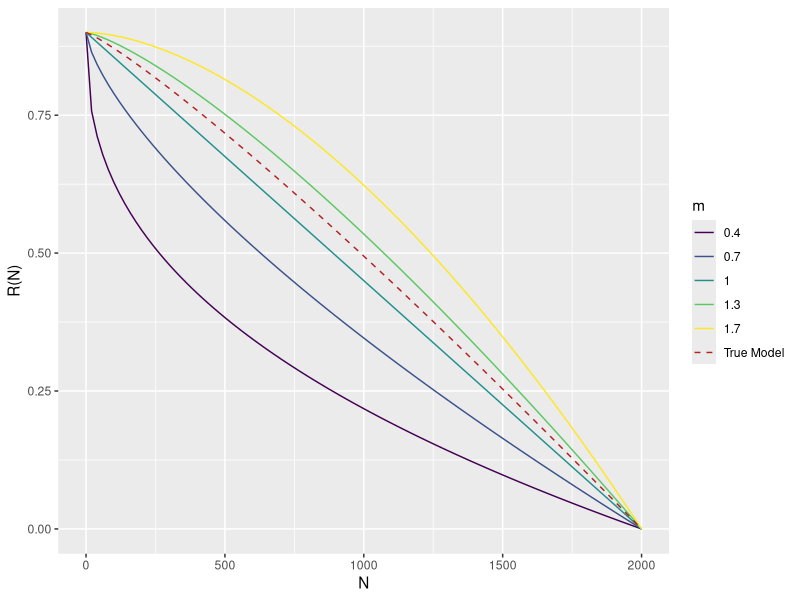
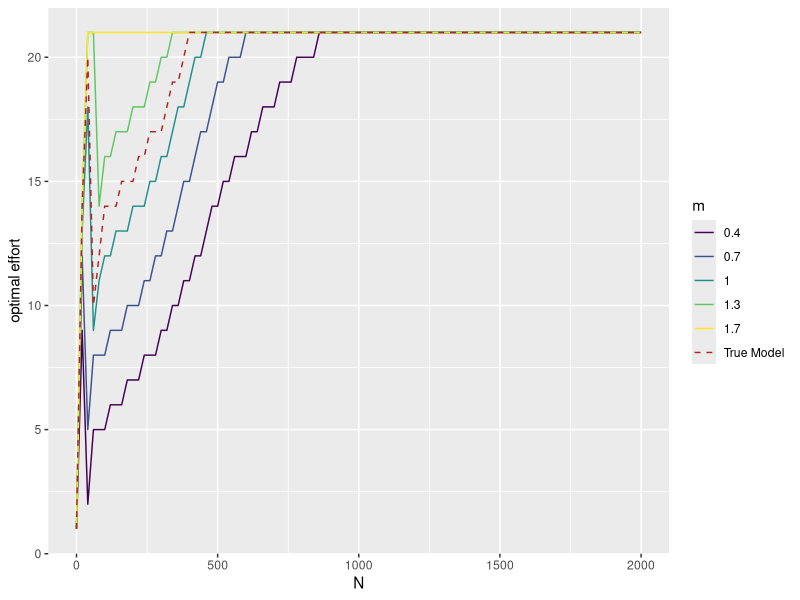

The R script that drew these images, in order: (Note: this script raises an error after producing the figures.)
library(tidyverse)
library(patchwork)
library(viridis)

###################################
###################################
# Structural uncertainty dynamics #
###################################
###################################

# get logistic growth parameter values
r <- 0.9 # intrinsic rate of growth
K <- 2000 # carrying capacity
seq_N <- seq(0, K, by = 20) # state space

# model set
m <- c(0.4, 0.7, 1, 1.15, 1.3, 1.7)
true_m <- m[4]

# set up empty df
m_data <- data.frame(
  N = NULL, R = NULL, m = NULL
)

for (i in seq_along(m)) {
  m_data <- rbind(m_data,
                  data.frame(
                    N = seq_N, 
                    R = r * (1 - (seq_N / K) ^ m[i]),
                    m = rep(m[i], length(seq_N))
                  ))
}

m_plot <- ggplot() +
  geom_line(data = m_data[m_data$m != true_m, ],
            aes(x = N, y = R, color = as.factor(m))) +
  labs(x = "N", y = "R(N)", color = "m") +
  geom_line(data = m_data[m_data$m == true_m, ],
            aes(x = N, y = R, color = "True Model"),
            linetype = "dashed") +
  scale_color_manual(values = c(
    "True Model" = "firebrick",
    setNames(viridis_pal()(length(unique(m_data$m)) - 1), 
             as.character(unique(m_data$m[m_data$m != true_m])))
  ))

# save
ggsave("figures/model_set.png", m_plot, dpi = 400,
       width = 5, height = 3)

###############################
###############################
# Passive adaptive management #
###############################
###############################

##############################
# policies with known dynamics

# read in data
known_policies <- read.csv("data/passive_known_dynamics.csv")

# plot
plot_known_policies <- ggplot() +
  geom_line(data = known_policies[known_policies$m != true_m, ],
            aes(x = N, y = policy, color = as.factor(m))) +
  labs(x = "N", y = "optimal effort", color = "m") +
  geom_line(data = known_policies[known_policies$m == true_m, ],
            aes(x = N, y = policy, color = "True Model"),
            linetype = "dashed") +
  scale_color_manual(values = c(
    "True Model" = "firebrick",
    setNames(viridis_pal()(length(unique(known_policies$m)) - 1), 
             as.character(unique(known_policies$m[known_policies$m != true_m])))
  ))

# save
ggsave("figures/passive_known_policies.png", plot_known_policies, dpi = 400,
       width = 5, height = 3)


########################
# passive AM simulations 

# read in data
posterior <- read.csv("data/passive_am_belief.csv")[, -1]
colnames(posterior) <- m[c(1:3, 5, 6)]
am_data <- read.csv("data/passive_am_data.csv")

# convert posterior to long
posterior_long <- posterior %>% 
  mutate(t = 1:Tmax) %>% 
  pivot_longer(cols = -t,
               names_to = "m",
               values_to = "belief")

# plot
plot_belief <- ggplot(data = posterior_long) +
  geom_line(aes(x = t, y = belief, color = as.factor(m))) +
  scale_color_viridis_d() +
  labs(x = "t", y = "belief", color = "m")

plot_reward <- ggplot(data = df) +
  geom_line(aes(x = time, y = value)) +
  labs(x = "t", y = "reward")

plot_passive <- plot_belief + plot_reward + plot_layout(ncol = 1)

# save
ggsave("figures/passive_AM.png", plot_passive, dpi = 400,
       width = 4, height = 5)
